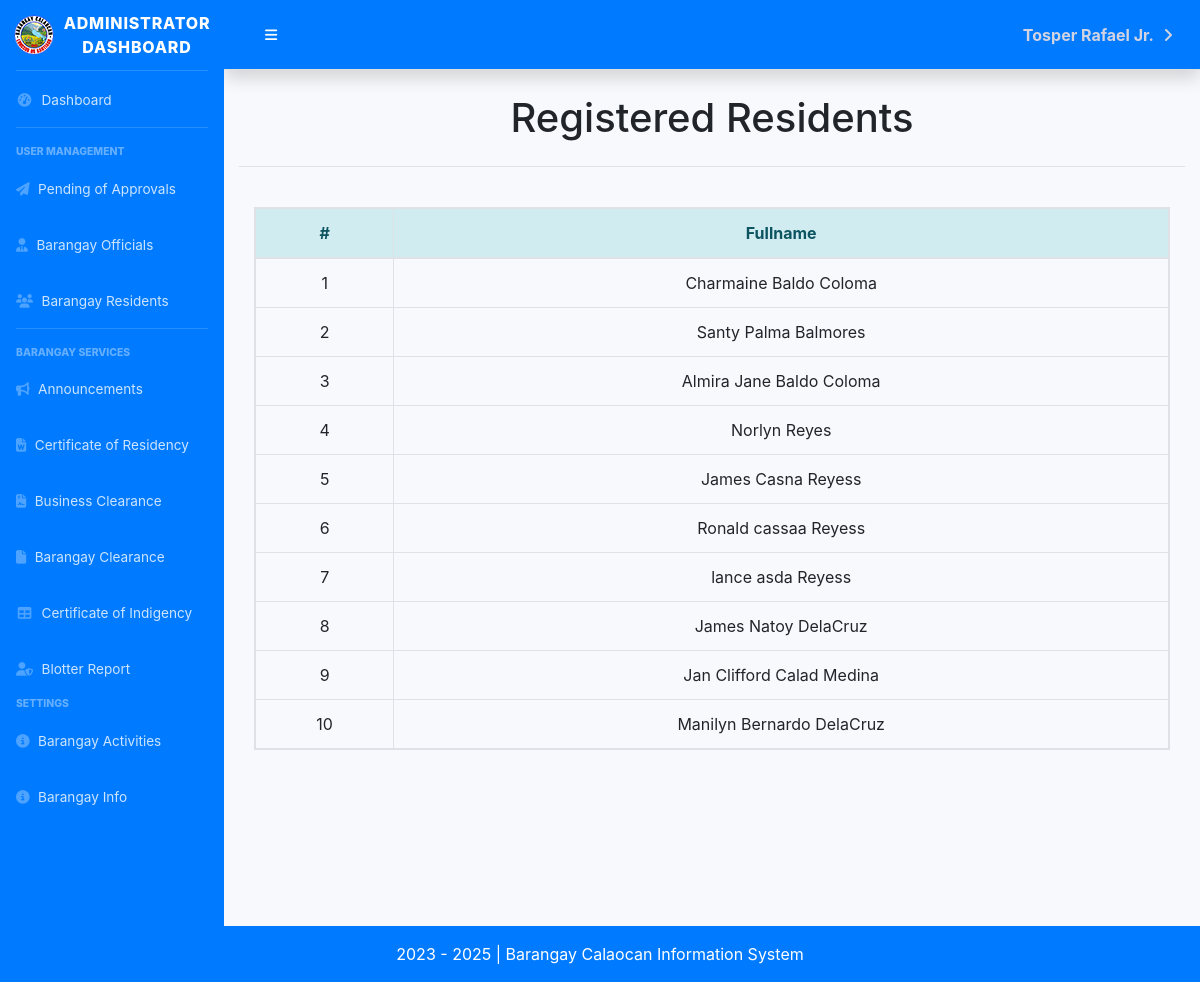
The app's page /Barchart/admn_resident_registered.php (signed in), older data.
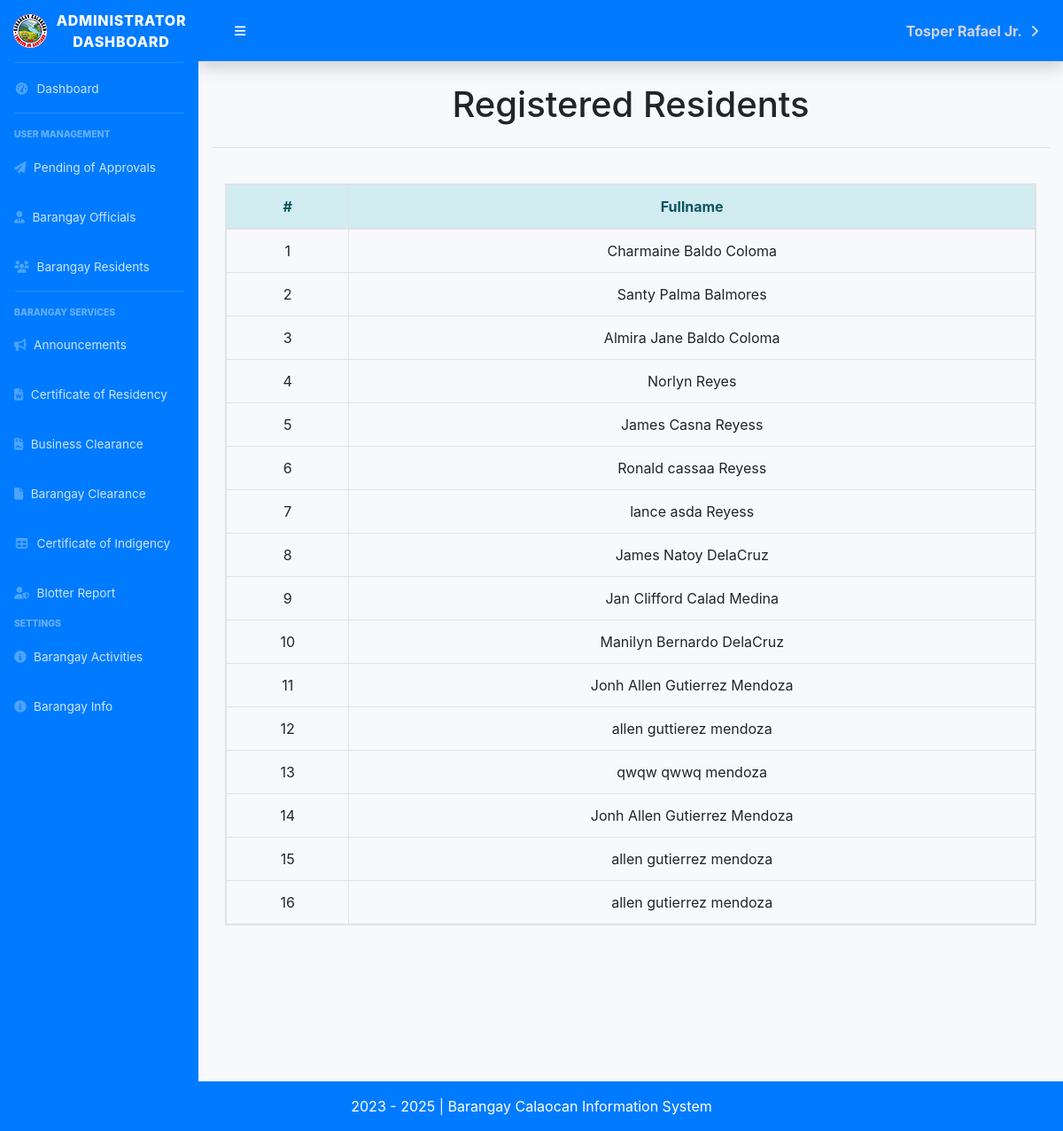
The same page, newer data.
### tables this page shows
CREATE TABLE `tbl_resident` (
  `id_resident` int(11) NOT NULL,
  `request_status` varchar(50) NOT NULL DEFAULT 'Pending',
  `res_photo` mediumblob DEFAULT NULL,
  `email` varchar(255) NOT NULL,
  `password` varchar(255) NOT NULL,
  `lname` varchar(255) NOT NULL,
  `fname` varchar(255) NOT NULL,
  `mi` varchar(255) NOT NULL,
  `age` int(11) NOT NULL,
  `sex` varchar(255) NOT NULL,
  `status` varchar(255) NOT NULL,
  `houseno` varchar(255) DEFAULT NULL,
  `street` varchar(255) DEFAULT NULL,
  `brgy` varchar(255) DEFAULT NULL,
  `municipal` varchar(255) DEFAULT NULL,
  `address` varchar(255) DEFAULT NULL,
  `contact` varchar(255) NOT NULL,
  `bdate` date NOT NULL,
  `bplace` varchar(255) NOT NULL,
  `s_of_income` varchar(128) DEFAULT NULL,
  `occupation` varchar(128) DEFAULT NULL,
  `nationality` varchar(255) NOT NULL,
  `family_role` varchar(255) DEFAULT NULL,
  `psa_holder` varchar(5) NOT NULL DEFAULT 'No',
  `psa_correction` varchar(128) NOT NULL DEFAULT 'No',
  `ntnlId` varchar(19) NOT NULL DEFAULT 'No',
  `voter` varchar(255) DEFAULT NULL,
  `pwd` varchar(10) NOT NULL,
  `indigent` varchar(255) NOT NULL,
  `single_parent` varchar(255) NOT NULL,
  `malnourished` varchar(255) NOT NULL,
  `four_ps` varchar(255) NOT NULL,
  `vaccinated` varchar(255) DEFAULT NULL,
  `pregnancy` varchar(255) NOT NULL,
  `domesticated_animals` varchar(128) DEFAULT NULL,
  `trees` varchar(128) DEFAULT NULL,
  `farmer` varchar(128) DEFAULT NULL,
  `vegetables` varchar(128) DEFAULT NULL,
  `role` varchar(255) NOT NULL,
  `ip_community` varchar(255) DEFAULT NULL,
  `out_of_school_youth` enum('Yes','No') DEFAULT NULL,
  `lgbtq` enum('Yes','No') DEFAULT NULL,
  `senior_citizen` varchar(11) DEFAULT NULL,
  `addedby` varchar(255) DEFAULT NULL
);

### classes/resident.class.php (called while the page is built, shortened)
<?php
    class ResidentClass extends BMISClass {
        public function view_resident(){
            $connection = $this->openConn();
            $stmt = $connection->prepare("SELECT * from tbl_resident WHERE request_status = 'approved'");
            $stmt->execute();
            $view = $stmt->fetchAll();
            return $view;
        }
    }
?>

### Barchart/admn_resident_registered.php (the view, shortened to what this page needs)
<?php
        include('classes/resident.class.php');
        $view = $residentbmis->view_resident();
    ?>
    <!DOCTYPE html>
    <html lang="en">
    <head>
        <link href="vendor/fontawesome-free/css/all.min.css" rel="stylesheet" type="text/css">
        <link href="css/sb-admin-2.min.css" rel="stylesheet">
    </head>
    <body id="page-top">
        <?php
            include('dashboard_sidebar_start.php');
            ?>
        <div class="container-fluid">
            <h1 class="mb-4 text-center">Registered Residents</h1>
            <hr>
            <br>
            <div class="col-md-12">
            <table class="table table-hover table-bordered text-center table-responsive">
    <thead class="alert-info">
        <tr>
            <th style="width: 200px;"> # </th>
            <th style="width: 1200px;"> Fullname </th>
        </tr>
    </thead>
    <tbody>
        <?php
        if(is_array($view)) {
            $i = 1;
            foreach($view as $row) {
        ?>
                <tr>
                    <td><?= $i ?></td>
                    <td><?= $row['fname'] . ' ' . $row['mi'] . ' ' . $row['lname'];?></td>
                </tr>
        <?php
            $i++;
            }
        }
        ?>
    </tbody>
</table>
        </div>
    </div>
    <link href="customcss/regiformstyle.css" rel="stylesheet" type="text/css">
    <link href="bootstrap/css/bootstrap.css" rel="stylesheet" type="text/css">
        <link href="bootstrap/css/bootstrap.css" rel="stylesheet" type="text/css">
<br>
<br>
<br>
<br>
<br>
<br>
<br>
<br>
<br>
    <?php
        include('dashboard_sidebar_end.php');
    ?>

Row changes from the older to the newer data that the page shows:
added tbl_resident: fname "Jonh Allen", mi "Gutierrez", lname "Mendoza"
added tbl_resident: fname "allen", mi "guttierez", lname "mendoza"
added tbl_resident: fname "qwqw", mi "qwwq", lname "mendoza"
added tbl_resident: fname "Jonh Allen", mi "Gutierrez", lname "Mendoza"
added tbl_resident: fname "allen", mi "gutierrez", lname "mendoza"
added tbl_resident: fname "allen", mi "gutierrez", lname "mendoza"
